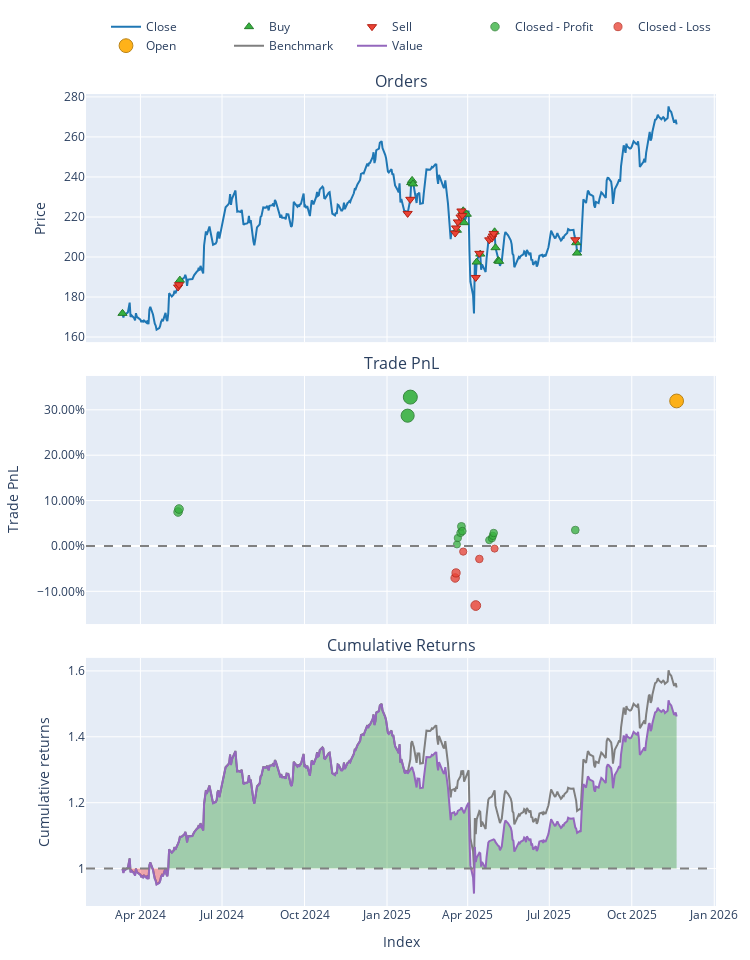

Source (notebook cell):
### Markdown cell above
## PPO Agent

### Code cell
# Load Data
# (Ensure your CSV has columns like 'close', 'rsi', 'sma', etc.)
try:
    data = pd.read_csv('data/processed/AAPL_processed.csv')
    if 'Date' in data.columns:
        data['Date'] = pd.to_datetime(data['Date'])
        data.set_index('Date', inplace=True)
    print("Data loaded successfully.")
except FileNotFoundError:
    print("Error: Data file not found. Check path.")

# Split Train/Test
split_idx = int(len(data) * 0.7)
train_df = data.iloc[:split_idx]
test_df = data.iloc[split_idx:]

# Initialize Trainer
trainer = ModelTrainerRL(config['reinforcement_learning'])

print("Training PPO Agent...")


env_params = config['reinforcement_learning']['environment']

env_train = TradingEnvRL(
    train_df, 
    initial_balance=env_params.get('initial_balance', 10000),
    commission=env_params.get('commission', 0.001),
    lookback_window=env_params.get('lookback_window', 30)
)

result = trainer.train_ppo(env_train)
model = result['model'] 

print("Training Complete.")

print("Generating Agent Predictions on Test Data...")


env_params = config['reinforcement_learning']['environment']


env_test = TradingEnvRL(
    test_df, 
    initial_balance=env_params.get('initial_balance', 100000),
    commission=env_params.get('commission', 0.001),
    lookback_window=env_params.get('lookback_window', 30)
)

obs, _ = env_test.reset()
done = False
actions = []

# Manual Inference Loop
while not done:
    action, _ = model.predict(obs, deterministic=True)
    actions.append(action[0]) 
    obs, _, terminated, truncated, _ = env_test.step(action)
    done = terminated or truncated


#  RUN BACKTEST ---
print("Running Backtest...")


backtester = PortfolioBacktesterRL(env_params) 

portfolio = backtester.run_backtest(
    price_data=test_df['close'], 
    predicted_weights=np.array(actions),
    lookback_window=env_params.get('lookback_window', 30) # Important for data alignment
)
comparison = backtester.compare_with_buy_and_hold_rl()
# Show Metrics
metrics = backtester.get_performance_metrics()
print("\n--- Strategy Performance ---")
for k, v in metrics.items():
    print(f"{k}: {v:.4f}")

# Plot
portfolio.plot().show()

### Figure 1 — Plotly figure (JSON) as saved in the notebook; plotly's stock layout.template omitted (floating-point values rounded to 4 significant figures; data arrays with more than 128 entries replaced by an {"elided": "..."} marker saying what was removed)
{"data": [{"legendgroup": "0", "line": {"color": "#1f77b4"}, "name": "Close", "showlegend": true, "type": "scatter", "uid": "829de745-e2c1-4d3c-9a19-70f1608e7a6a", "x": {"elided": "427 str values"}, "xaxis": "x", "y": {"elided": "427 float values"}, "yaxis": "y"}, {"customdata": [[0.0, 581.4, 99.9], [3.0, 6.095, 1.149], [6.0, 162.8, 38.62], [7.0, 296.1, 70.56], [8.0, 4.48, 1.06], [11.0, 464.6, 99.14], [16.0, 341.6, 76.2], [17.0, 460.1, 99.92], [18.0, 3.378, 0.7478], [20.0, 185.3, 36.59], [22.0, 162.9, 32.82], [27.0, 301.7, 64.13], [28.0, 86.65, 17.73], [29.0, 360.3, 71.42], [30.0, 20.39, 4.033], [32.0, 0.8112, 0.168], [33.0, 313.3, 63.28]], "hovertemplate": "Order Id: %{customdata[0]}<br>Timestamp: %{x}<br>Price: %{y}<br>Size: %{customdata[1]:.6f}<br>Fees: %{customdata[2]:.6f}", "legendgroup": "1", "marker": {"color": "#37B13F", "line": {"color": "rgb(38,123,44)", "width": 1}, "size": 8, "symbol": "triangle-up"}, "mode": "markers", "name": "Buy", "type": "scatter", "uid": "017a190f-a0fe-4c02-bc7c-d2458a8f5b4d", "x": ["2024-03-12T00:00:00-04:00", "2024-05-15T00:00:00-04:00", "2025-01-28T00:00:00-05:00", "2025-01-29T00:00:00-05:00", "2025-01-30T00:00:00-05:00", "2025-03-20T00:00:00-04:00", "2025-03-27T00:00:00-04:00", "2025-03-28T00:00:00-04:00", "2025-03-31T00:00:00-04:00", "2025-04-11T00:00:00-04:00", "2025-04-15T00:00:00-04:00", "2025-05-01T00:00:00-04:00", "2025-05-02T00:00:00-04:00", "2025-05-05T00:00:00-04:00", "2025-05-06T00:00:00-04:00", "2025-07-31T00:00:00-04:00", "2025-08-01T00:00:00-04:00"], "xaxis": "x", "y": [171.8, 188.4, 237.2, 238.3, 236.5, 213.4, 223.1, 217.2, 221.4, 197.5, 201.5, 212.6, 204.7, 198.2, 197.8, 207.1, 202.0], "yaxis": "y"}, {"customdata": [[1.0, 0.06207, 0.01148], [2.0, 6.12, 1.139], [4.0, 420.9, 93.34], [5.0, 74.81, 17.12], [9.0, 431.6, 91.49], [10.0, 388.6, 83.36], [12.0, 2.55, 0.5546], [13.0, 1.377, 0.3028], [14.0, 1.711, 0.3815], [15.0, 455.0, 100.5], [19.0, 365.5, 69.36], [21.0, 0.9909, 0.2], [23.0, 244.4, 50.98], [24.0, 92.02, 19.27], [25.0, 0.6337, 0.1334], [26.0, 412.0, 87.26], [31.0, 304.7, 63.57]], "hovertemplate": "Order Id: %{customdata[0]}<br>Timestamp: %{x}<br>Price: %{y}<br>Size: %{customdata[1]:.6f}<br>Fees: %{customdata[2]:.6f}", "legendgroup": "2", "marker": {"color": "#EA4335", "line": {"color": "rgb(181,31,18)", "width": 1}, "size": 8, "symbol": "triangle-down"}, "mode": "markers", "name": "Sell", "type": "scatter", "uid": "0b19bfaf-35d4-4c9c-9050-2b609589422e", "x": ["2024-05-13T00:00:00-04:00", "2024-05-14T00:00:00-04:00", "2025-01-24T00:00:00-05:00", "2025-01-27T00:00:00-05:00", "2025-03-18T00:00:00-04:00", "2025-03-19T00:00:00-04:00", "2025-03-21T00:00:00-04:00", "2025-03-24T00:00:00-04:00", "2025-03-25T00:00:00-04:00", "2025-03-26T00:00:00-04:00", "2025-04-10T00:00:00-04:00", "2025-04-14T00:00:00-04:00", "2025-04-25T00:00:00-04:00", "2025-04-28T00:00:00-04:00", "2025-04-29T00:00:00-04:00", "2025-04-30T00:00:00-04:00", "2025-07-30T00:00:00-04:00"], "xaxis": "x", "y": [185.0, 186.2, 221.8, 228.8, 212.0, 214.5, 217.5, 220.0, 223.0, 220.8, 189.8, 201.8, 208.6, 209.4, 210.5, 211.8, 208.6], "yaxis": "y"}, {"customdata": [[0.0, 0.0, 0.7968, 0.07472], [1.0, 0.0, 85.55, 0.08136], [2.0, 0.0, 20780.0, 0.2871], [3.0, 0.0, 4221.0, 0.328], [6.0, 1.0, 192.1, 0.003302], [7.0, 2.0, 9.497, 0.01746], [8.0, 2.0, 8.499, 0.02894], [9.0, 2.0, 15.71, 0.04303], [10.0, 2.0, 1309.0, 0.03267], [14.0, 4.0, 645.6, 0.01285], [15.0, 4.0, 321.8, 0.01702], [16.0, 4.0, 2.892, 0.0222], [17.0, 4.0, 1067.0, 0.02845], [19.0, 6.0, 2147.0, 0.03503]], "hovertemplate": "Exit Trade Id: %{customdata[0]}<br>Position Id: %{customdata[1]}<br>Exit Timestamp: %{x}<br>PnL: %{customdata[2]:.6f}<br>Return: %{customdata[3]:.2%}", "legendgroup": "3", "marker": {"color": "#37B13F", "line": {"color": "rgb(38,123,44)", "width": 1}, "opacity": [0.783, 0.7861, 0.8811, 0.9, 0.75, 0.7565, 0.7618, 0.7684, 0.7636, 0.7544, 0.7563, 0.7587, 0.7616, 0.7647], "size": [8.539, 8.683, 13.12, 14.0, 7.0, 7.305, 7.553, 7.856, 7.633, 7.206, 7.296, 7.407, 7.542, 7.684], "symbol": "circle"}, "mode": "markers", "name": "Closed - Profit", "type": "scatter", "uid": "bd9ef483-6def-4e0d-aeaf-f413e916880d", "x": ["2024-05-13T00:00:00-04:00", "2024-05-14T00:00:00-04:00", "2025-01-24T00:00:00-05:00", "2025-01-27T00:00:00-05:00", "2025-03-20T00:00:00-04:00", "2025-03-21T00:00:00-04:00", "2025-03-24T00:00:00-04:00", "2025-03-25T00:00:00-04:00", "2025-03-26T00:00:00-04:00", "2025-04-25T00:00:00-04:00", "2025-04-28T00:00:00-04:00", "2025-04-29T00:00:00-04:00", "2025-04-30T00:00:00-04:00", "2025-07-30T00:00:00-04:00"], "xaxis": "x2", "y": [0.07472, 0.08136, 0.2871, 0.328, 0.003302, 0.01746, 0.02894, 0.04303, 0.03267, 0.01285, 0.01702, 0.0222, 0.02845, 0.03503], "yaxis": "y2"}, {"customdata": [[4.0, 0.0, -6941.0, -0.07065], [5.0, 0.0, -1590.0, -0.0595], [11.0, 3.0, -736.5, -0.01248], [12.0, 4.0, -10470.0, -0.1314], [13.0, 4.0, -5.891, -0.02867], [18.0, 5.0, -285.0, -0.005863]], "hovertemplate": "Exit Trade Id: %{customdata[0]}<br>Position Id: %{customdata[1]}<br>Exit Timestamp: %{x}<br>PnL: %{customdata[2]:.6f}<br>Return: %{customdata[3]:.2%}", "legendgroup": "4", "marker": {"color": "#EA4335", "line": {"color": "rgb(181,31,18)", "width": 1}, "opacity": [0.7811, 0.776, 0.7542, 0.8092, 0.7617, 0.7512], "size": [8.452, 8.211, 7.198, 9.761, 7.547, 7.055], "symbol": "circle"}, "mode": "markers", "name": "Closed - Loss", "type": "scatter", "uid": "9a7a8436-e801-4d1d-8ec4-575e54314534", "x": ["2025-03-18T00:00:00-04:00", "2025-03-19T00:00:00-04:00", "2025-03-27T00:00:00-04:00", "2025-04-10T00:00:00-04:00", "2025-04-14T00:00:00-04:00", "2025-05-01T00:00:00-04:00"], "xaxis": "x2", "y": [-0.07065, -0.0595, -0.01248, -0.1314, -0.02867, -0.005863], "yaxis": "y2"}, {"customdata": [[20.0, 6.0, 35370.0, 0.3196]], "hovertemplate": "Exit Trade Id: %{customdata[0]}<br>Position Id: %{customdata[1]}<br>Exit Timestamp: %{x}<br>PnL: %{customdata[2]:.6f}<br>Return: %{customdata[3]:.2%}", "legendgroup": "5", "marker": {"color": "#FFAA00", "line": {"color": "rgb(178,118,0)", "width": 1}, "opacity": [0.8961], "size": [13.82], "symbol": "circle"}, "mode": "markers", "name": "Open", "type": "scatter", "uid": "55a31444-afe9-4d08-9e1c-01807475dffb", "x": ["2025-11-20T00:00:00-05:00"], "xaxis": "x2", "y": [0.3196], "yaxis": "y2"}, {"legendgroup": "6", "line": {"color": "#7f7f7f"}, "name": "Benchmark", "showlegend": true, "type": "scatter", "uid": "a336c0ae-6dd8-40e7-b4ed-7bbc45fd45d1", "x": {"elided": "427 str values"}, "xaxis": "x3", "y": {"elided": "427 float values"}, "yaxis": "y3"}, {"hoverinfo": "skip", "legendgroup": "7", "line": {"color": "rgba(0, 0, 0, 0)", "width": 0}, "opacity": 0, "showlegend": false, "type": "scatter", "uid": "9cc398e8-9079-436e-8481-27035492c04d", "x": {"elided": "427 str values"}, "xaxis": "x3", "y": {"elided": "427 int values"}, "yaxis": "y3"}, {"connectgaps": false, "fill": "tonexty", "fillcolor": "rgba(0, 128, 0, 0.3)", "hoverinfo": "skip", "legendgroup": "7", "line": {"color": "rgba(0, 0, 0, 0)", "width": 0}, "opacity": 0, "showlegend": false, "type": "scatter", "uid": "2222d975-5f75-4ae1-a8a8-34d82359caef", "x": {"elided": "427 str values"}, "xaxis": "x3", "y": {"elided": "427 float values"}, "yaxis": "y3"}, {"hoverinfo": "skip", "legendgroup": "7", "line": {"color": "rgba(0, 0, 0, 0)", "width": 0}, "opacity": 0, "showlegend": false, "type": "scatter", "uid": "11b48499-2cf7-4fea-8818-c49e199303f0", "x": {"elided": "427 str values"}, "xaxis": "x3", "y": {"elided": "427 int values"}, "yaxis": "y3"}, {"connectgaps": false, "fill": "tonexty", "fillcolor": "rgba(255, 0, 0, 0.3)", "hoverinfo": "skip", "legendgroup": "7", "line": {"color": "rgba(0, 0, 0, 0)", "width": 0}, "opacity": 0, "showlegend": false, "type": "scatter", "uid": "8a55e9ed-2f1c-4e13-8a4b-af49582c5daa", "x": {"elided": "427 str values"}, "xaxis": "x3", "y": {"elided": "427 float values"}, "yaxis": "y3"}, {"legendgroup": "8", "line": {"color": "#9467bd"}, "name": "Value", "showlegend": true, "type": "scatter", "uid": "726753ad-aafd-483f-a686-c2d519d48553", "x": {"elided": "427 str values"}, "xaxis": "x3", "y": {"elided": "427 float values"}, "yaxis": "y3"}, {"hoverinfo": "skip", "legendgroup": "7", "line": {"color": "rgba(0, 0, 0, 0)", "width": 0}, "opacity": 0, "showlegend": false, "type": "scatter", "uid": "4f572d93-2ca1-458b-8152-19c15aae158d", "x": {"elided": "427 str values"}, "xaxis": "x3", "y": {"elided": "427 int values"}, "yaxis": "y3"}], "layout": {"annotations": [{"font": {"size": 16}, "showarrow": false, "text": "Orders", "x": 0.5, "xanchor": "center", "xref": "paper", "y": 1, "yanchor": "bottom", "yref": "paper"}, {"font": {"size": 16}, "showarrow": false, "text": "Trade PnL", "x": 0.5, "xanchor": "center", "xref": "paper", "y": 0.6528, "yanchor": "bottom", "yref": "paper"}, {"font": {"size": 16}, "showarrow": false, "text": "Cumulative Returns", "x": 0.5, "xanchor": "center", "xref": "paper", "y": 0.3056, "yanchor": "bottom", "yref": "paper"}], "height": 960, "legend": {"orientation": "h", "traceorder": "normal", "x": 1, "xanchor": "right", "y": 1.042, "yanchor": "bottom"}, "margin": {"b": 30, "l": 30, "r": 30, "t": 30}, "shapes": [{"line": {"color": "gray", "dash": "dash"}, "type": "line", "x0": 0, "x1": 1, "xref": "paper", "y0": 0, "y1": 0, "yref": "y2"}, {"line": {"color": "gray", "dash": "dash"}, "type": "line", "x0": 0, "x1": 1, "xref": "paper", "y0": 1, "y1": 1, "yref": "y3"}], "showlegend": true, "width": 750, "xaxis": {"anchor": "y", "domain": [0, 1], "matches": "x3", "showticklabels": false}, "xaxis2": {"anchor": "y2", "domain": [0, 1], "matches": "x3", "showticklabels": false}, "xaxis3": {"anchor": "y3", "domain": [0, 1], "title": {"text": "Index"}}, "yaxis": {"anchor": "x", "domain": [0.6944, 1], "title": {"text": "Price"}}, "yaxis2": {"anchor": "x2", "domain": [0.3472, 0.6528], "tickformat": ".2%", "title": {"text": "Trade PnL"}}, "yaxis3": {"anchor": "x3", "domain": [0, 0.3056], "title": {"text": "Cumulative returns"}}}}
